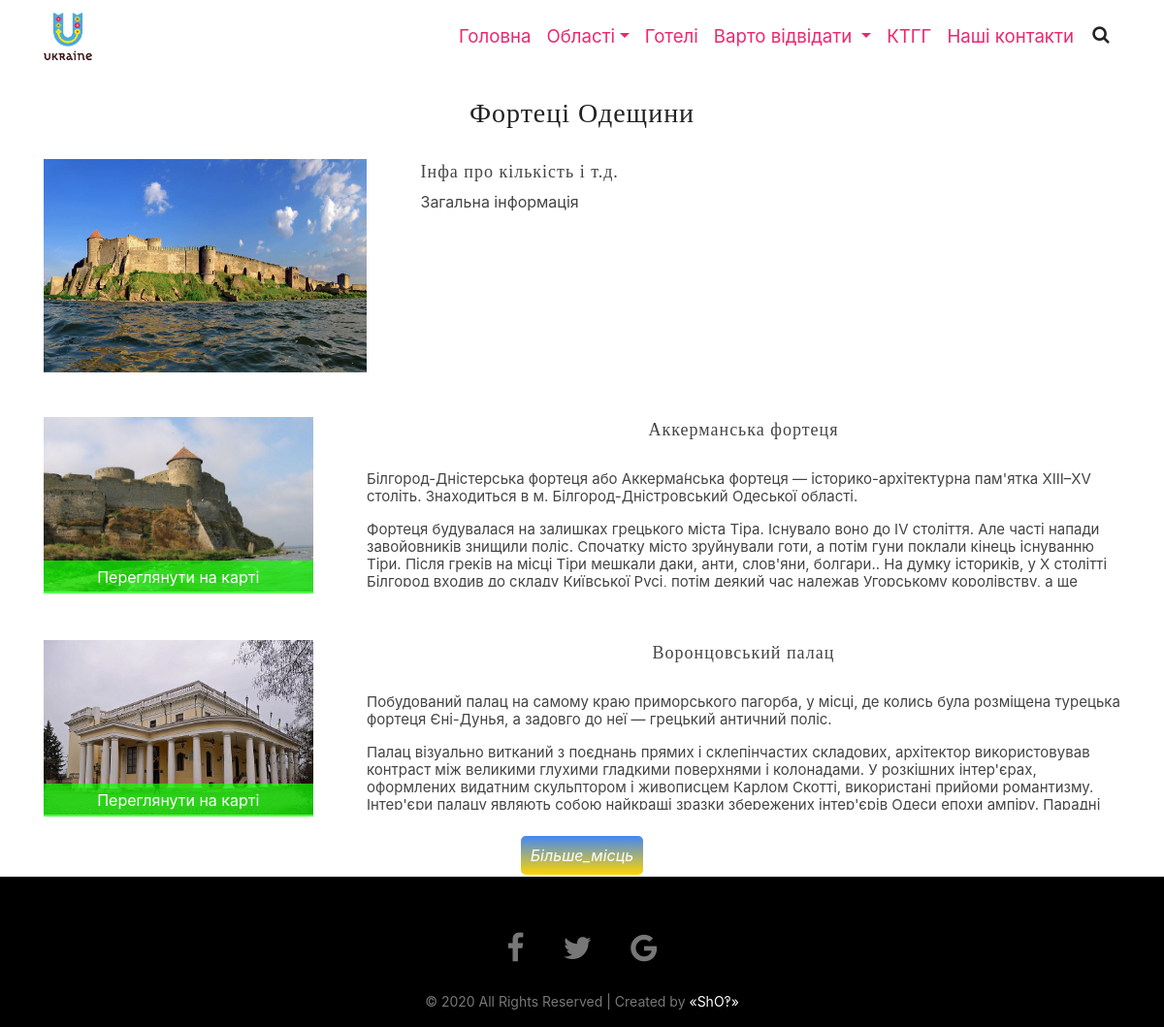
The page /php/page_gen.php?castle_odessa=true on the database its author committed.
### tables this page shows
CREATE TABLE `main_should_visit` (
  `id` int(11) NOT NULL,
  `id_region` int(11) NOT NULL,
  `place` varchar(200) NOT NULL,
  `city` varchar(200) NOT NULL,
  `img` varchar(1000) NOT NULL,
  `main_paragraph1` text NOT NULL,
  `main_paragraph2` text NOT NULL
);

CREATE TABLE `region_castle` (
  `id_castle` int(11) NOT NULL,
  `id_region` int(11) NOT NULL,
  `_name` varchar(50) NOT NULL,
  `imgName` varchar(50) NOT NULL,
  `Address` varchar(200) NOT NULL,
  `Paragraph1` text NOT NULL,
  `Paragraph2` text NOT NULL,
  `Paragraph3` text NOT NULL
);

### php/read_from_DB.php (called while the page is built, shortened)
<?php
	require_once 'connection.php';
	$link = mysqli_connect( $host, $user, $password, $database ) or die( "Помилка " . mysqli_error( $link ) );
	$sql = $query;
	$link->set_charset("utf8");
	$result = mysqli_query( $link, $sql ) or die( "Помилка " . mysqli_error( $link ) );
?>

### php/page_gen.php (the view, shortened to what this page needs)
<?php
if ( isset( $_GET[ 'castle_odessa' ] ) )           { $query = "SELECT * FROM main_should_visit S LEFT JOIN region_castle R ON S.id_region = R.id_region WHERE S.id_region = 1 AND S.place = 'Фортеці'"; }
$b=0;
include_once 'read_from_DB.php';
while ( $row = mysqli_fetch_assoc( $result ) ) {
    if ( $b==0 ) {
        create_page_start( $row );
        $b++;
    }
    show( $row[ "_name" ], $row[ "imgName" ], $row[ "Address" ], $row[ "Paragraph1" ], $row[ "Paragraph2" ], $row[ "Paragraph3" ], $b);
    $b++;
}
create_page_end($b);
function create_page_start( $row ) {
    $place = $row[ "place" ];
    $city  = $row[ "city" ];
    $img   = $row[ "img" ];
    $p1    = $row[ "main_paragraph1" ];
    $p2    = $row[ "main_paragraph2" ];
    echo '
    <!DOCTYPE html>
    <html>
    <head>
        <link rel="stylesheet" type="text/css" href="../style/style.css">
        <link  rel = "stylesheet"  href = "https://unpkg.com/aos@next/dist/aos.css">
        <link href="https://stackpath.bootstrapcdn.com/font-awesome/4.7.0/css/font-awesome.min.css" rel="stylesheet">
        <link rel="stylesheet" href="https://stackpath.bootstrapcdn.com/bootstrap/4.4.1/css/bootstrap.min.css">
    </head>
    <body data-spy="scroll" data-target=".navbar" data-offset="50">
    <header>
        <nav class="navbar navbar-expand-lg navbar-light fixed-top">
            <div class="container">
        <a class="navbar-brand" href="../index.php">
            <img class="logo" src="../img/ukraine-logo.png">
        </a>
        <div class="collapse navbar-collapse" id="navbarSupportedContent">
            <ul class="navbar-nav ml-lg-auto">
                <li class="nav-item">
                    <a class="nav-link" href="../index.php">Головна <span class="sr-only">(current)</span></a>
                </li>
                <li class="nav-item dropdown">
                <a class="nav-link dropdown-toggle" href="#" id="navbarDropdown"  data-toggle="dropdown" aria-haspopup="true" aria-expanded="false">Області</a>
                <div class="dropdown-menu" aria-labelledby="navbarDropdown">';
    echo '
                </div>
                </li>
                <li class="nav-item">
					<a class="nav-link" href="https://www.booking.com/searchresults.uk.html?aid=397594&label=gog235jc-1DCAEoggI46AdIKVgDaOkBiAEBmAEpuAEXyAEM2AED6AEB-AECiAIBqAIDuALakPT2BcACAdICJDU4OTVhYjViLTYxNWUtNGIzNi1hMjM5LTgxZDg3MjcwOTMzZNgCBOACAQ&sid=26f036ee79557394b419e201e4bbe750&sb=1&sb_lp=1&src=index&src_elem=sb&error_url=https%3A%2F%2Fwww.booking.com%2Findex.uk.html%3Faid%3D397594%3Blabel%3Dgog235jc-1DCAEoggI46AdIKVgDaOkBiAEBmAEpuAEXyAEM2AED6AEB-AECiAIBqAIDuALakPT2BcACAdICJDU4OTVhYjViLTYxNWUtNGIzNi1hMjM5LTgxZDg3MjcwOTMzZNgCBOACAQ%3Bsid%3D26f036ee79557394b419e201e4bbe750%3Bsb_price_type%3Dtotal%26%3B&ss=%D0%A3%D0%BA%D1%80%D0%B0%D1%97%D0%BD%D0%B0&is_ski_area=&checkin_year=&checkin_month=&checkout_year=&checkout_month=&group_adults=2&group_children=0&no_rooms=1&b_h4u_keep_filters=&from_sf=1&ss_raw=Er&ac_position=0&ac_langcode=uk&ac_click_type=b&dest_id=220&dest_type=country&place_id_lat=49.2776&place_id_lon=31.6119&search_pageview_id=0d9f6d2ddfe70072&search_selected=true">Готелі</a>
				</li>
                <li class="nav-item dropdown">
                    <a class="nav-link dropdown-toggle" href="#" id="navbarDropdown"  data-toggle="dropdown" aria-haspopup="true" aria-expanded="false">
                    Варто відвідати
                    </a>
                </li>
                <li class="nav-item">
                <a class="nav-link" href="https://www.ktgg.kiev.ua/uk/">КТГГ</a>
              </li>
               <li class="nav-item">
                <a class="nav-link" href="https://www.ktgg.kiev.ua/uk/contacts.html">Наші контакти</a>
              </li>
                        <li>
                        <a id="search" class="search-btn">
                            <i class="fa fa-search"></i>
                        </a></li>
                </ul>
            </div>
            </div>
        </nav>
    </header>
    <div class="data_content">
    <section id="main_block" class="info_page">
        <div class="container h100">
            <h2>'. $place . ' ' . $city . '</h2>
            <div class="placeBox info">
                <div class="imgBx">
                    <img src="../img/'. $img .'.jpg" class="img-fluid">
                </div>
                <div class="content_info info">
                    <h2>' . $p1 . '</h2>
                    <p>' . $p2 . '</p>
                </div>
        </div></div>
     </section>
    <section id="block" class="block_info">
    <div class="container h100">
    ';
}
function show( $PlaceName, $imgName, $Address, $p1, $p2, $p3, $id ) {
    echo '
    <div class="placeBox info nhide" id = "div'. $id .'">
        <div class="name_info">
            <h2>'. $PlaceName .'</h2>
        </div>
        <div class="link_down">
        <div class="imgBx">
            <img src="../img/'.$imgName.'.jpg" class="img-fluid">
        </div>
        <div class="linkmap">
          <a href="' . $Address . '">Переглянути на карті</a>
        </div>
        </div>
        <div class="content_info">
            <p>'.$p1.'</p>
            <p>'.$p2.'</p>
            <p>'.$p3.'</p>
        </div>
    </div>
    ';
}
function create_page_end( $b ) {
    echo '
            <div class="link_info" id="loadmore" at_all="'.$b.'">
                <span id="load_more" num_loaded="3">Більше_місць</span >
            </div>
        </div>
    </section>
    </div>
        <footer>
            <div class="container">
                <div class="row">
                    <div class="col-sm-12">
                        <ul class="sci">
                            <li><a href=""><i class="fa fa-facebook"></i></a></li>
                            <li><a href=""><i class="fa fa-twitter"></i></a></li>
                            <li><a href=""><i class="fa fa-google"></i></a></li>
                        </ul>
                        <p class="cpryt">
                            © 2020 All Rights Reserved | Created by <a href="#">&laquo;ShO‽&raquo;</a></p>
                    </div>
                </div>
            </div>
        </footer>
        <script src="https://unpkg.com/aos@next/dist/aos.js"></script>
        <script>
            AOS.init();
        </script>
        </body>
        </html>';
}
?>

### style/style.css (style rules this page uses)
* { outline: none !important; scroll-behavior: smooth; }
body { font-family: 'Poppins', sans-serif; cursor: default; }
header { position: relative; z-index: 1000000; }
p { font-size: 1.5rem }
.navbar { background: #fff; transition: .5s; font-size: 14pt; text-align: center; }
.navbar .logo { width: 50px; height: 50px; }
.navbar-light .navbar-nav .nav-link { color: #ed276d !important; transition: .5s; }
.search-btn { color: #ed276d; float: right; width: 40px; height: 40px; border-radius: 50%; display: flex; justify-content: center; align-items: center; transition: .5s; }
nav li.nav-item { transform: scale(1); transition: .5s; }
.h100 { height: 100%; }
.placeBox { position: relative; //max-width: 300px; height: 400px; margin: 0 auto; margin-top: 30px; }
.placeBox .imgBx { width: 100%; height: 100%; }
.placeBox .imgBx img { object-fit: cover; width: 100%; height: 100%; }
footer { position: absolute; width: 100%; background: #000; padding: 50px 0 0; }
.sci { margin: 0; padding: 0; display: flex; justify-content: center; align-items: center; }
.sci li { list-style: none; margin: 0 20px; }
.sci li a { color: #777; font-size: 2em; transition: .5s; }
.cpryt { font-size: 14px; margin-top: 20px; text-align: center; color: #777; }
.cpryt a, .cpryt a:hover { color: #fff; }
.info_page { margin-top: 100px; }
.info_page .container { height: 300px; }
.block_info h2, .block_info .link_info a, .info_page .container h2, .info_page .container a { font-family: 'Playfair Display SC', serif; font-weight: 500; letter-spacing: 1px; font-size: 28px; color: #222222; text-align: center; }
.info_page .placeBox.info .imgBx { width: 30%; height: 220px; float: left; }
.info_page .placeBox.info .imgBx img, .block_info .placeBox.info .imgBx img { width: 100%; height: 100%; }
.placeBox.info .content_info { float: right; width: 65%; height: 180px; margin-bottom: 12px; overflow-y: auto; }
.placeBox.info .content_info h2 { text-align: left; font-size: 18px; line-height: 1.5; color: #444444; }
.placeBox.info .content_info p { font-size: 16px; line-height: 1.2; color: #444444; }
.block_info { height: auto; position: relative; transform: scaleY(1); overflow: hidden; transition: 1s; }
.block_info .link_info { text-align: center; }
.block_info .container { margin-bottom: 5px; }
.block_info .placeBox.info { height: 200px; }
.link_down { width: 25%; height: 180px; float: left; }
.link_down .imgBx { width: 100%; height: 100%; }
.link_down .linkmap { position: absolute; top: 0; left: 0; width: 25%; height: 100%; display: flex; justify-content: baseline; align-items: flex-end; }
.link_down .linkmap a { position: relative; margin: 0; padding: 5px; background: rgba(17, 255, 0, .7); text-decoration: none; bottom: 18px; color: #fff; font-size: 16px; width: 100%; text-align: center; transition: .5s; }
.block_info .placeBox.info .name_info { float: right; text-align: center; width: 70%; height: 50px; margin-bottom: 5px; }
.block_info .placeBox.info .name_info h2 { font-size: 18px; line-height: 1.5; color: #444444; }
.block_info .placeBox.info .content_info { width: 70%; max-width: 1000px; text-align:left; float: right; height: 120px; overflow-y: auto; overflow-x: hidden; }
.block_info .placeBox.info .content_info p { font-size: 15px; }
.block_info #loadmore { text-align: center; position: relative; margin: 10px auto; cursor: pointer; }
.block_info #loadmore span { background: linear-gradient(to bottom, #4287f5 ,#ffd500); width: 150px; transition: .5s; color: #fff; font-family: inherit; font-size: 16px; font-style: italic; padding: 10px; border-radius: 5px; line-height: 20px; }
.data_content { margin-top: 100px; min-height: calc(100vh - 255px); }
@media (min-width: 992px) { .navbar-expand-lg .navbar-nav .nav-link { padding-right: 1rem; padding-left: 1rem; } }

### rows shown on the page
main_should_visit: place "Фортеці", city "Одещини", img (picture), main_paragraph1 "Інфа про кількість і т.д.", main_paragraph2 "Загальна інформація", region_castle._name "Аккерманська фортеця", region_castle.imgName (picture), region_castle.Paragraph1 "Білгород-Дністерська фортеця або Аккерма́нська фортеця — історико-архітектурна пам'ятка XIII–XV століть. Знаходиться в м. Білгород-Дністровський Одеської області.", region_castle.Paragraph2 "Фортеця будувалася на залишках грецького міста Тіра. Існувало воно до IV століття. Але часті напади завойовників знищили поліс. Спочатку місто зруйнували готи, а потім гуни поклали кінець існуванню Тіри. Після греків на місці Тіри мешкали даки, анти, слов'яни, болгари.. На думку істориків, у Х столітті Білгород входив до складу Київської Русі, потім деякий час належав Угорському королівству, а ще…", region_castle._name "Воронцовський палац", region_castle.Paragraph1 "Побудований палац на самому краю приморського пагорба, у місці, де колись була розміщена турецька фортеця Єні-Дунья, а задовго до неї — грецький античний поліс.", region_castle.Paragraph2 "Палац візуально витканий з поєднань прямих і склепінчастих складових, архітектор використовував контраст між великими глухими гладкими поверхнями і колонадами. У розкішних інтер'єрах, оформлених видатним скульптором і живописцем Карлом Скотті, використані прийоми романтизму. Інтер'єри палацу являють собою найкращі зразки збережених інтер'єрів Одеси епохи ампіру. Парадні…"
